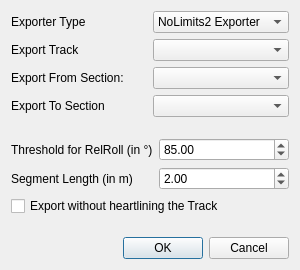
<?xml version="1.0" encoding="UTF-8"?>
<ui version="4.0">
 <class>Exportui</class>
 <widget class="QDialog" name="Exportui">
  <property name="geometry">
   <rect>
    <x>0</x>
    <y>0</y>
    <width>300</width>
    <height>270</height>
   </rect>
  </property>
  <property name="sizePolicy">
   <sizepolicy hsizetype="Fixed" vsizetype="Fixed">
    <horstretch>0</horstretch>
    <verstretch>0</verstretch>
   </sizepolicy>
  </property>
  <property name="minimumSize">
   <size>
    <width>300</width>
    <height>240</height>
   </size>
  </property>
  <property name="maximumSize">
   <size>
    <width>300</width>
    <height>270</height>
   </size>
  </property>
  <property name="windowTitle">
   <string>Export Track</string>
  </property>
  <layout class="QVBoxLayout" name="verticalLayout">
   <item>
    <layout class="QGridLayout" name="gridLayout">
     <item row="2" column="1">
      <widget class="QComboBox" name="exportFromBox"/>
     </item>
     <item row="2" column="0">
      <widget class="QLabel" name="exportFromLabel">
       <property name="text">
        <string>Export From Section:</string>
       </property>
      </widget>
     </item>
     <item row="0" column="0">
      <widget class="QLabel" name="exportTypeLabel">
       <property name="text">
        <string>Exporter Type</string>
       </property>
      </widget>
     </item>
     <item row="3" column="1">
      <widget class="QComboBox" name="exportToBox"/>
     </item>
     <item row="3" column="0">
      <widget class="QLabel" name="exportToLabel">
       <property name="text">
        <string>Export To Section</string>
       </property>
      </widget>
     </item>
     <item row="1" column="0">
      <widget class="QLabel" name="exportTrackLabel">
       <property name="text">
        <string>Export Track</string>
       </property>
      </widget>
     </item>
     <item row="1" column="1">
      <widget class="QComboBox" name="exportTrackBox"/>
     </item>
     <item row="0" column="1">
      <widget class="QComboBox" name="exportTypeBox">
       <item>
        <property name="text">
         <string>NoLimits2 Exporter</string>
        </property>
       </item>
       <item>
        <property name="text">
         <string>Tangent Exporter</string>
        </property>
       </item>
       <item>
        <property name="text">
         <string>Spline Exporter</string>
        </property>
       </item>
      </widget>
     </item>
    </layout>
   </item>
   <item>
    <widget class="QFrame" name="nl1_frame">
     <property name="frameShape">
      <enum>QFrame::NoFrame</enum>
     </property>
     <property name="frameShadow">
      <enum>QFrame::Plain</enum>
     </property>
     <layout class="QVBoxLayout" name="verticalLayout_2">
      <property name="margin">
       <number>0</number>
      </property>
      <item>
       <layout class="QGridLayout" name="nl1_layout">
        <item row="2" column="0" colspan="2">
         <widget class="QCheckBox" name="noHeartLineBox">
          <property name="text">
           <string>Export without heartlining the Track</string>
          </property>
         </widget>
        </item>
        <item row="1" column="0">
         <widget class="QLabel" name="exportMPerNodeLabel">
          <property name="text">
           <string>Segment Length (in m)</string>
          </property>
         </widget>
        </item>
        <item row="1" column="1">
         <widget class="QDoubleSpinBox" name="segmentLengthBox">
          <property name="minimum">
           <double>0.200000000000000</double>
          </property>
          <property name="maximum">
           <double>10.000000000000000</double>
          </property>
          <property name="singleStep">
           <double>0.200000000000000</double>
          </property>
          <property name="value">
           <double>2.000000000000000</double>
          </property>
         </widget>
        </item>
        <item row="0" column="0">
         <widget class="QLabel" name="relThreshLabel">
          <property name="text">
           <string>Threshold for RelRoll (in °)</string>
          </property>
         </widget>
        </item>
        <item row="0" column="1">
         <widget class="QDoubleSpinBox" name="relThresBox">
          <property name="minimum">
           <double>75.000000000000000</double>
          </property>
          <property name="maximum">
           <double>90.000000000000000</double>
          </property>
          <property name="singleStep">
           <double>1.000000000000000</double>
          </property>
          <property name="value">
           <double>85.000000000000000</double>
          </property>
         </widget>
        </item>
       </layout>
      </item>
     </layout>
    </widget>
   </item>
   <item>
    <widget class="QDialogButtonBox" name="buttonBox">
     <property name="orientation">
      <enum>Qt::Horizontal</enum>
     </property>
     <property name="standardButtons">
      <set>QDialogButtonBox::Cancel|QDialogButtonBox::Ok</set>
     </property>
    </widget>
   </item>
  </layout>
 </widget>
 <resources/>
 <connections>
  <connection>
   <sender>buttonBox</sender>
   <signal>accepted()</signal>
   <receiver>Exportui</receiver>
   <slot>accept()</slot>
   <hints>
    <hint type="sourcelabel">
     <x>248</x>
     <y>254</y>
    </hint>
    <hint type="destinationlabel">
     <x>157</x>
     <y>274</y>
    </hint>
   </hints>
  </connection>
  <connection>
   <sender>buttonBox</sender>
   <signal>rejected()</signal>
   <receiver>Exportui</receiver>
   <slot>reject()</slot>
   <hints>
    <hint type="sourcelabel">
     <x>316</x>
     <y>260</y>
    </hint>
    <hint type="destinationlabel">
     <x>286</x>
     <y>274</y>
    </hint>
   </hints>
  </connection>
 </connections>
</ui>
